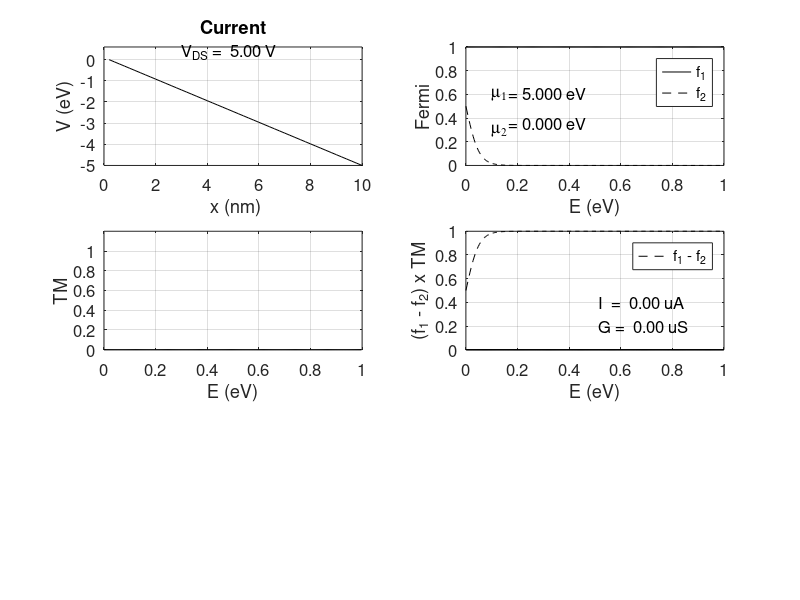

Recreate this plot in MATLAB.
% Current.m.  Calculate current for a given voltage

clear all

NN = 50;
NC = NN/2;
hbar = 1.054e-34;
m0 = 9.1e-31;
melec = 1.08*m0;       % Eff. mass of silicon
ecoul = 1.6e-19;
eV2J = 1.6e-19; 
J2eV = 1./eV2J;

del_x = 2.e-10;         % The cell size
DX = del_x*1e9;
XX = (DX:DX:NN*DX);

G0= ecoul^2/(2*pi*hbar);    % Quantum conductance

% Energies are eV
chi0 = J2eV*hbar^2/(2*melec*del_x^2)

mu = input('mu (left side) -->')
kT = 0.025;

%  --- Channel potential --------------

V = zeros(1,NN);

% Tunneling barrier
for n=NC-2:NC+2
    %  V(n) = 0.3;
end

%Resonant barrier
for n=NC-7:NC-4
    %    V(n) = 0.3;
end 
for n=NC+4:NC+7
    %    V(n) = 0.3;
end 

% Triangle potential
for n=15:25
    %V(n) = 0.05*(n-15);
end
for n=25:35
    %V(n) = 0.5*(1-.1*(n-25));
end

% --------------------------------------

VDS = input('Voltage across the channel -->')

for n=1:NN
    VD(n) = -(n-1)*VDS/(NN-1);
    %VD(n) = -.5*(n-NC)*VDS/(NN-1);
    V(n) = V(n) + VD(n);
end

Vmin = min(V);

subplot(3,2,1)
plot(XX,V,'k')
title('Current')
axis( [ 0 10 Vmin .6 ])
grid on
TT = text(3,.4,sprintf('V_D_S = %5.2f V',VDS));
set(TT,'fontsize',12)
set(gca,'fontsize',12)
xlabel(' x (nm)')
ylabel('V (eV)')

% -- Construct the Hamiltonian --

H = zeros(NN,NN);

H(1,1) = 2*chi0+V(1);
H(1,2) = -1*chi0;

for n=2:NN-1
    H(n,n-1)= -1*chi0;
    H(n,n)  =  2*chi0+ V(n);
    H(n,n+1)= -1*chi0;
end

H(NN,NN-1) = -1*chi0;
H(NN,NN)   =  2*chi0+V(NN);

% -- Calculate the Fermi functions at the contacts ---

Emax = 1;
Emin = 0.;
NE = 250;
EE = zeros(1,NE);
del_E = (Emax-Emin)/NE;
EE = (0:del_E:del_E*(NE-1));

fermi1 =zeros(1,NE);
fermi2 =zeros(1,NE);
TM =zeros(1,NE);
over =zeros(1,NE);
for m=1:NE
    fermi1(m) = 1/(1 + exp( (EE(m) - (mu + V(1))) /kT ));
    fermi2(m) = 1/(1 + exp( (EE(m) - (mu + V(NN))) /kT ));
end

subplot(3,2,2)
plot(EE,fermi1,'k')
hold on
plot(EE,fermi2,'k--')
hold off
set(gca,'fontsize',12)
ylabel('Fermi')
xlabel('E (eV)')
legend('f_1','f_2')
TT = text(.1,.6,'m_1','FontName','Symbol');
set(TT,'fontsize',12)
TT = text(.15,.61,sprintf(' = %4.3f eV',mu+V(1)));
set(TT,'fontsize',12)
TT = text(.1,.3,'m_2','FontName','Symbol');
set(TT,'fontsize',12)
TT = text(.15,.36,sprintf(' = %4.3f eV',mu+V(NN)));
set(TT,'fontsize',12)
%TT = text(.1,.1,sprintf('kT = %4.3f eV',kT));
%set(TT,'fontsize',12)
grid on

% --- Calculate the Transmission function and the current

sigma1 = zeros(NN,NN);
sigma2 = zeros(NN,NN);
gamma1 = zeros(NN,NN);
gamma2 = zeros(NN,NN);
sig1 = 0.;
sig2 = 0.;
eta = 0;
n = zeros(NN,1);
I = 0.;
for m=1:NE
    k = sqrt(2*melec*(EE(m)-V(1))*eV2J)/hbar;
    sig1 = exp(i*k*del_x);
    k = sqrt(2*melec*(EE(m)-V(NN))*eV2J)/hbar;
    sig2 = exp(i*k*del_x);
    sigma1(1,1) = -chi0*sig1;
    sigma2(NN,NN) = -chi0*sig2;
    gamma1 = i*(sigma1-sigma1');
    gamma2 = i*(sigma2-sigma2');
    G = inv(  (EE(m) + i*eta)*eye(NN) - H - sigma1 - sigma2);
    TM(m) = real(trace(gamma1*G*gamma2*G'));
    I = I + (eV2J*del_E)*(ecoul/(2*pi*hbar))*TM(m)*(fermi1(m) - fermi2(m));
    %I = I + G0*del_E*TM(m)*(fermi1(m) - fermi2(m));
    over(m) = TM(m)*(fermi1(m) - fermi2(m));
end
I

subplot(3,2,3)
plot(EE,TM,'k')
grid on
axis( [ 0 1 0 1.2 ])
set(gca,'fontsize',12)
ylabel('TM')
xlabel('E (eV)')
%TT = text(.4,.3,sprintf('V_D_S = %5.2f V',VDS))'
%set(TT,'fontsize',12)
%TT = text(.4,.1,sprintf('I = %5.3f uA',1e6*I))'
%set(TT,'fontsize',12)

subplot(3,2,4)
plot(EE,fermi1-fermi2,'k--')
hold on
%plot(EE,over,'k')
bar(EE,over)
hold off
%legend('f_1 - f_2','T*(f_1-f_2)')
legend('f_1 - f_2')
%TT = text(.5,.75,sprintf('F_t_o_t = %5.3f ',G0*sum(fermi1-fermi2)));
%set(TT,'fontsize',12)
TT = text(.5,.4,sprintf(' I  = %5.2f uA',1e6*I));
set(TT,'fontsize',12)
TT = text(.5,.2,sprintf(' G = %5.2f uS',1e6*(I/VDS)));
set(TT,'fontsize',12)
ylabel('(f_1 - f_2) x TM')
set(gca,'fontsize',12)
xlabel('E (eV)')
axis([ 0 1 0 1 ])
grid on
%saveas(gcf,'trans.png')
